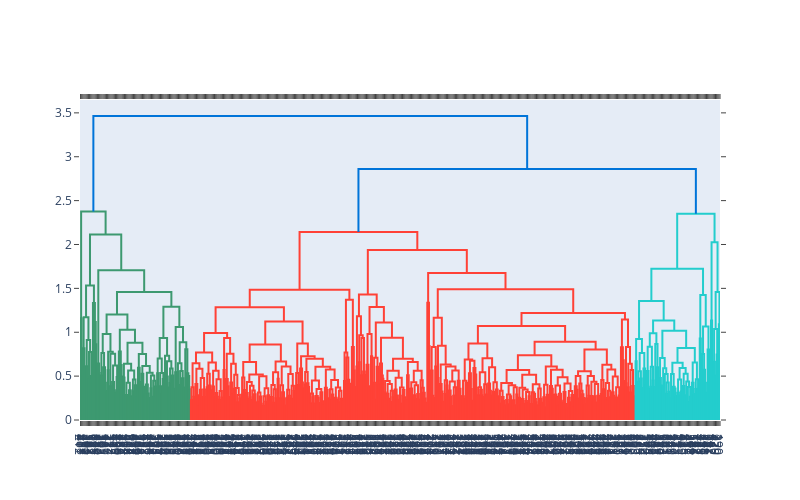

Notebook source saved alongside this figure:
### Markdown cell above
#### Pre-Made implementation

### Code cell
import plotly.figure_factory as ff

fig = ff.create_dendrogram(normalized_dataset[features])
fig.update_layout(width=800, height=500)
fig.show()
